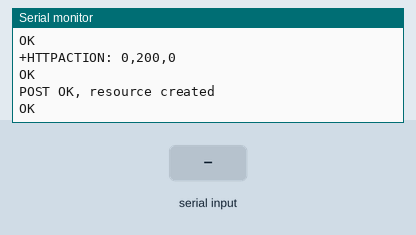
Simulated run of this sketch. Board: Arduino Mega 2560, built with avr-gcc and run on an emulated ATmega2560. Parts: the last lines printed to the serial monitor. The inputs (shaded band) are chosen by the test bench. The modem accepts every AT command (registered, SIM ready, sends succeed) and sends nothing else.

Above: at 2.9 s.
3.0 s: "w90\n" received over Serial
At 4.2 s:
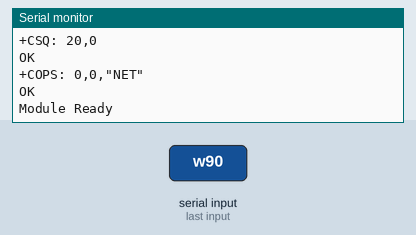
4.6 s: "+CMTI:\n" received over the second serial link
At 5.8 s:
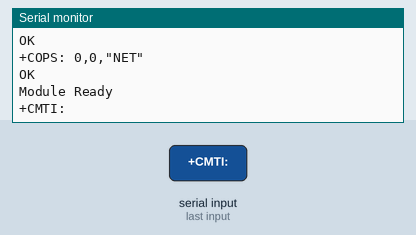
6.1 s: "90,45\n" received over the second serial link
At 7.2 s:
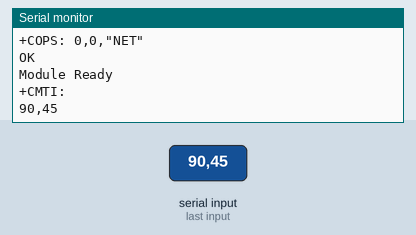
7.6 s: "1,90,45\n" received over the second serial link
At 8.3 s:
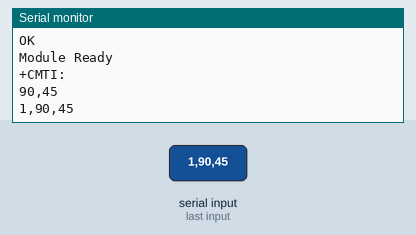
9.1 s: "z90\n" received over the second serial link
At 9.4 s:
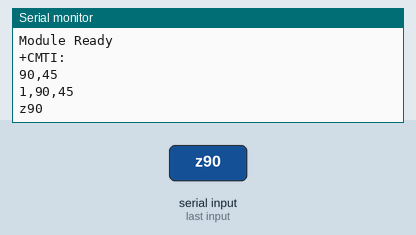
10.6 s: "z,45\n" received over the second serial link
At 11.8 s:
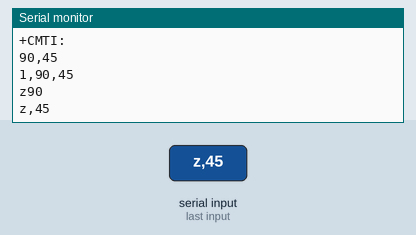

The sketch:

testSIM800.ino
```cpp
/* Test sketch for SIM800 library */
/* Place this file in testSIM800 folder */

#include "SIM800.h"
#define SIMCOM800_RESET_PIN 53

SIM800* gsm;

void setup() {
  Serial.begin(9600);
  gsm = new SIM800(Serial1, Serial, SIMCOM800_RESET_PIN, true);

  Serial.println(gsm->getOperatorName());
  Serial.println(gsm->getSignalLevel());
  Serial.println(gsm->getBatteryVoltage());
  gsm->setup("telefonica.es", "telefonica", "telefonica");
  //Serial.println(gsm->receiveSMS());

  if (gsm->httpGET("http://www.google.com")) {
    Serial.println("GET OK");
    Serial.print(gsm->getResponse());
  }
  else {
    Serial.println("GET KO");
    Serial.print(gsm->getResponse());
  }
  if (gsm->httpPOST("http://www.google.com", "{\"text\":\"POST request from SIMCOM800L\"}")) {
    Serial.println("POST OK, resource created");
    Serial.print(gsm->getResponse());
  }
  else {
    Serial.println("POST KO, no resource created");
    Serial.print(gsm->getResponse());
  }
}

void loop() {
    if(Serial.available()) {
    byte ch = Serial.read();

    if (ch == 'z') {
      gsm->sleep();
    }
    else if (ch == 'x') {
      gsm->wakeUp();
    }
    else if (ch == 'q') {
      gsm->powerOff();
    }
    else if (ch == 'w') {
      gsm->powerUp();
    }
    Serial1.write(ch);
  }
  if(Serial1.available()) {
    Serial.write(Serial1.read());
  }
}
```

SIM800.cpp
```cpp
#include "SIM800.h"

SIM800::SIM800(HardwareSerial& serial, int resetPin) : serial(serial), resetPin(resetPin) {
    if (resetPin != 0) {
      pinMode(resetPin, OUTPUT);
      digitalWrite(resetPin, HIGH);
      delay(100);
    }
    serial.begin(SIM800_BAUDRATE);
    debug = false;
}

SIM800::SIM800(HardwareSerial& serial, HardwareSerial& serialDebug, int resetPin, bool verboseError) : serial(serial), resetPin(resetPin), serialDebug(serialDebug) {
    if (resetPin != 0) {
      pinMode(resetPin, OUTPUT);
      digitalWrite(resetPin, HIGH);
      delay(100);
    }
    serial.begin(SIM800_BAUDRATE);
    serialDebug.begin(SIM800_BAUDRATE);
    debug = true;
    if (verboseError) {
      // Enable detailed errors messages in AT Command responses
      sendATCommand("AT+CMEE=2");
    }
}

void SIM800::setup(const char* apn, const char* user, const char* pwd) {
    // Configure GPRS connection (create bearer profile)
    sendATCommand("AT+SAPBR=3,1,\"Contype\",\"GPRS\"");

    prepareCommand("AT+SAPBR=3,1,\"APN\",\"", apn, "\"");
    sendATCommand(cmd_buff);
    if (user != 0) {
        prepareCommand("AT+SAPBR=3,1,\"USER\",\"", user, "\"");
        sendATCommand(cmd_buff);
    }
    if (pwd != 0) {
        prepareCommand("AT+SAPBR=3,1,\"PWD\",\"", pwd, "\"");
        sendATCommand(cmd_buff);
    }
    // Start GPRS connection
    sendATCommand("AT+SAPBR=1,1", 1000);
    // Initialize HTTP Service
    sendATCommand("AT+HTTPINIT");
    // Set HTTP bearer profile
    sendATCommand("AT+HTTPPARA=\"CID\",1");
}

void SIM800::close() {
    // Terminate HTTP Service
    sendATCommand("AT+HTTPTERM");
    // Close GPRS connection
    sendATCommand("AT+SAPBR=0,1");
}

void SIM800::sleep() {
    // Set module to minimum functionality (RF and SIM disabled)
    sendATCommand("AT+CFUN=0", 3000);
    // Enable auto sleep mode (serial interface is disabled when no data coming)
    sendATCommand("AT+CSCLK=2", 3000);
}

void SIM800::wakeUp() {
    // Send anything to wake up
    serial.print("aaaaa");
    // Waits for the serial interface to be ready
    delay(200);
    // Disable slow clock mode
    sendATCommand("AT+CSCLK=0", 3000);
    // Set module to full funtionality
    sendATCommand("AT+CFUN=1", 3000);
}

void SIM800::powerOff() {
  sendATCommand("AT+CPOWD=1", 3000, "NORMAL POWER DOWN");
  if (resetPin != 0) {
    digitalWrite(resetPin, LOW);
  }
}

void SIM800::powerUp() {
  if (resetPin != 0) {
    if (debug) {
      serialDebug.println("Powering up...");
    }
    // Trigger reset
    digitalWrite(resetPin, HIGH);
    // Send some commands to wait for the module to be ready
    while(sendATCommand("AT") == false) delay(1000);
    while(sendATCommand("AT+CFUN?", "+CFUN: 1") == false) delay(2500);
    while(getSignalLevel() == 0) delay(2500);
    while(getOperatorName() == 0) delay(2500);
    if (debug) {
      serialDebug.println("Module Ready");
    }
  }
}

const char* SIM800::getOperatorName() {
    sendATCommand("AT+COPS?");
    // Parse response
    char* p = strchr(resp_buff, '"');
    if (p == 0) {
      return 0;
    }
    char aux[20] = {0};
    for(int i=0; p[i+1]!= '"'; i++) {
      aux[i]=p[i+1];
    }
    // Copy parsed response to response array
    cleanResponseBuffer();
    strcpy(resp_buff, aux);
    return resp_buff;
}

int SIM800::getSignalLevel() {
    sendATCommand("AT+CSQ");
    // Parse response
    char* p = strchr(resp_buff, ':');
    char aux[3] = {0};
    for(int i=0; p[i+2]!= ','; i++) {
      aux[i]=p[i+2];
    }
    return atoi(aux);
}

int SIM800::getBatteryVoltage() {
    sendATCommand("AT+CBC");
    // Parse response
    char* p = strrchr(resp_buff, ',');
    char aux[5] = {0};
    for(int i=0; p[i+1]!= '\r'; i++) {
      aux[i]=p[i+1];
    }
    return atoi(aux);
}

void SIM800::getGSMLocAndTime() {
    sendATCommand("AT+CIPGSMLOC=1,1");
}

void SIM800::sendSMS(const char* number, const char* text) {
    // Set SMS to text mode
    sendATCommand("AT+CMGF=1");
    // Send AT Command for new SMS
    serial.write("AT+CMGS=\"");
    serial.write(number);
    serial.println("\"");
    // Wait for prompt to input sms text
    for (int c = serial.read(); c != ' '; c = serial.read()) {
        if (c != -1 && debug) {
            serialDebug.print((char) c);
        }
    }
    //Send SMS content (append Cntrl+Z to text)
    prepareCommand(text, (char) 26);
    sendATCommand(cmd_buff, 5000);
}

const char* SIM800::receiveSMS() {
  // Set SMS to text mode
  sendATCommand("AT+CMGF=1");
  cleanResponseBuffer();
  int n = 0;

  // Check for +CMTI: "ME",number
  while (1) {
    if (serial.available()) {
      resp_buff[n++] = serial.read();
      if (resp_buff[n - 1] == '\n') {
        if (strstr(resp_buff, "+CMTI:")) {
          // Parse sms index: +CMTI: "ME",123\r\n
          char* p = strchr(resp_buff, ',');
          char auxIndex[5] = {0};
          for(int i=0; p[i+1] != '\r' || p[i+1] != '\n'; i++) {
            auxIndex[i]=p[i+1];
          }

          // Read sms in auxIndex
          prepareCommand("AT+CMGR=", auxIndex);
          sendATCommand(cmd_buff);

          // Parse text from response
          return resp_buff;
        }
        else {
          n = 0;
          cleanResponseBuffer();
        }
      }
    }
  }
}

bool SIM800::httpGET(const char* url) {
    // Set HTTP url
    prepareCommand("AT+HTTPPARA=\"URL\",\"", url, "\"");
    sendATCommand(cmd_buff);

    // Perform GET request
    if (!sendATCommand("AT+HTTPACTION=0", 100000, "+HTTPACTION:")) {
      return false; //AT command result in Error or timeout
    }
    // Parse HTTP response code
    char* p = strchr(resp_buff, ',');
    if (p == 0 || p[1]!='2') {
      return false; // HTTP response code is not 2xx
    }

    // Read HTTP Response Data
    sendATCommand("AT+HTTPREAD");
    return true;
}

bool SIM800::httpPOST(const char* url, const char* payload, const char* contenttype) {
    // Set HTTP url
    prepareCommand("AT+HTTPPARA=\"URL\",\"", url, "\"");
    sendATCommand(cmd_buff);
    // Set HTTP content type
    prepareCommand("AT+HTTPPARA=\"CONTENT\",\"", contenttype, "\"");
    sendATCommand(cmd_buff);

    // Set length of data for HTTP POST. Send data to simcom next
    char length[5] = {0};
    itoa(strlen(payload), length, 10);
    prepareCommand("AT+HTTPDATA=", length, ",1000");
    if (sendATCommand(cmd_buff, 1500, "DOWNLOAD")) {
        serial.println(payload);
        delay(1000);
    }
    else {
      return false;
    }

    // Perform POST request
    if (!sendATCommand("AT+HTTPACTION=1", 100000, "+HTTPACTION:")){
      return false; //AT command result in Error or timeout
    }
    // Parse HTTP response code
    char* p = strchr(resp_buff, ',');
    if (p == 0 || p[1]!='2') {
      return false; // HTTP response code is not 2xx
    }

    // Read HTTP Response Data
    sendATCommand("AT+HTTPREAD");
    return true;
}

bool SIM800::sendATCommand(const char* command, int timeout, const char* expected, const char* error) {
    //Clean response buffer
    cleanResponseBuffer();

    // Purge any incoming data from the module
    purgeSerial();

    // Send command, appending \r\n
    serial.println(command);

    // Receive data until timeout, error or expected is received
    uint32_t t = millis();
    uint8_t n = 0;
    while (millis() - t < timeout) {
        if (serial.available()) {
            resp_buff[n++] = serial.read();
            if (resp_buff[n - 1] == '\n') {
                if (strstr(resp_buff, expected)) {
                    if (debug) {
                      serialDebug.print(resp_buff);
                    }
                    return true;
                } else if (strstr(resp_buff, error)) {
                    if (debug) {
                      serialDebug.print(resp_buff);
                    }
                    return false;
                }
            }
        }
    }
    if (debug) {
      serialDebug.print("TIMEOUT:");
      serialDebug.println(command);
      serialDebug.println(resp_buff);
    }
    return false;
}

const char* SIM800::getResponse() {
    return resp_buff;
}

void SIM800::prepareCommand(const char* c1, const char* c2, const char* c3) {
    // Clean command buffer
    for (int i = 0; i < CMD_BUFF_SIZE; cmd_buff[i++] = 0);
    strcpy(cmd_buff, c1);
    strcat(cmd_buff, c2);
    strcat(cmd_buff, c3);
}

void SIM800::purgeSerial() {
    while (serial.available()) {
        serial.read();
    }
}

void SIM800::cleanCommandBuffer() {
    for (int i = 0; i < CMD_BUFF_SIZE; cmd_buff[i++] = 0);
}

void SIM800::cleanResponseBuffer() {
    for (int i = 0; i < RESP_BUFF_SIZE; resp_buff[i++] = 0);
}
```

SIM800.h
```cpp
#ifndef SIM800_H
#define SIM800_H

#include <Arduino.h>

#define CMD_BUFF_SIZE  100
#define RESP_BUFF_SIZE  500
#define SIM800_BAUDRATE 9600
#define DEBUG_BAUDRATE 9600

class SIM800 {
public:
    // Class constructors for regular use and debug mode
    SIM800(HardwareSerial& serial, int resetPin = 0);
    SIM800(HardwareSerial& serial, HardwareSerial& serialDebug, int resetPin = 0, bool verboseError = false);

    // Setup and close network connection
    void setup(const char* apn, const char* user = 0, const char* pwd = 0);
    void close();

    // Disable RF and Serial interface for minimum consumption. Call wakeUp before using any other function
    void sleep();
    void wakeUp();

    // Switch off module completely. Call powerUp before using any other function (it needs RESET pin))
    void powerOff();
    void powerUp();

    // Get network operator name
    const char* getOperatorName();

    // Get signal quality level (0-31: >9 OK, >14:Good, >19 Excellent)
    int getSignalLevel();

    // Get battery voltage in millivolts
    int getBatteryVoltage();

    // Get GSM Location and time
    void getGSMLocAndTime();

    // Send SMS to number
    void sendSMS(const char* number, const char* text);

    // Wait for sms
    const char* receiveSMS();

    // Perform http GET request to specified url
    bool httpGET(const char* url);

    // Perform http POST request with specified content type and payload
    bool httpPOST(const char* url, const char* payload, const char* contenttype = "application/json");

    // Send AT command and check for expected response
    bool sendATCommand(const char* command, int timeout = 500, const char* expected = "OK\r\n", const char* error = "ERROR");

    // Get response buffer
    const char* getResponse();
private:
    void prepareCommand(const char* c1, const char* c2, const char* c3 = 0);
    void purgeSerial();
    void cleanCommandBuffer();
    void cleanResponseBuffer();

    HardwareSerial& serial;
    HardwareSerial& serialDebug;
    int resetPin;
    bool debug;
    char cmd_buff[CMD_BUFF_SIZE];
    char resp_buff[RESP_BUFF_SIZE];
};

#endif /* SIM800_H */
```

Measured:
- after the input at 3.0 s, the serial monitor: prints a new line at once (image 1)
- after the input at 4.6 s, the serial monitor: prints a new line at once (image 2)
- after the input at 6.1 s, the serial monitor: prints a new line at once (image 3)
- after the input at 7.6 s, the serial monitor: prints a new line at once (image 4)
- after the input at 9.1 s, the serial monitor: prints a new line at once (image 5)
- after the input at 10.6 s, the serial monitor: prints a new line at once (image 6)
